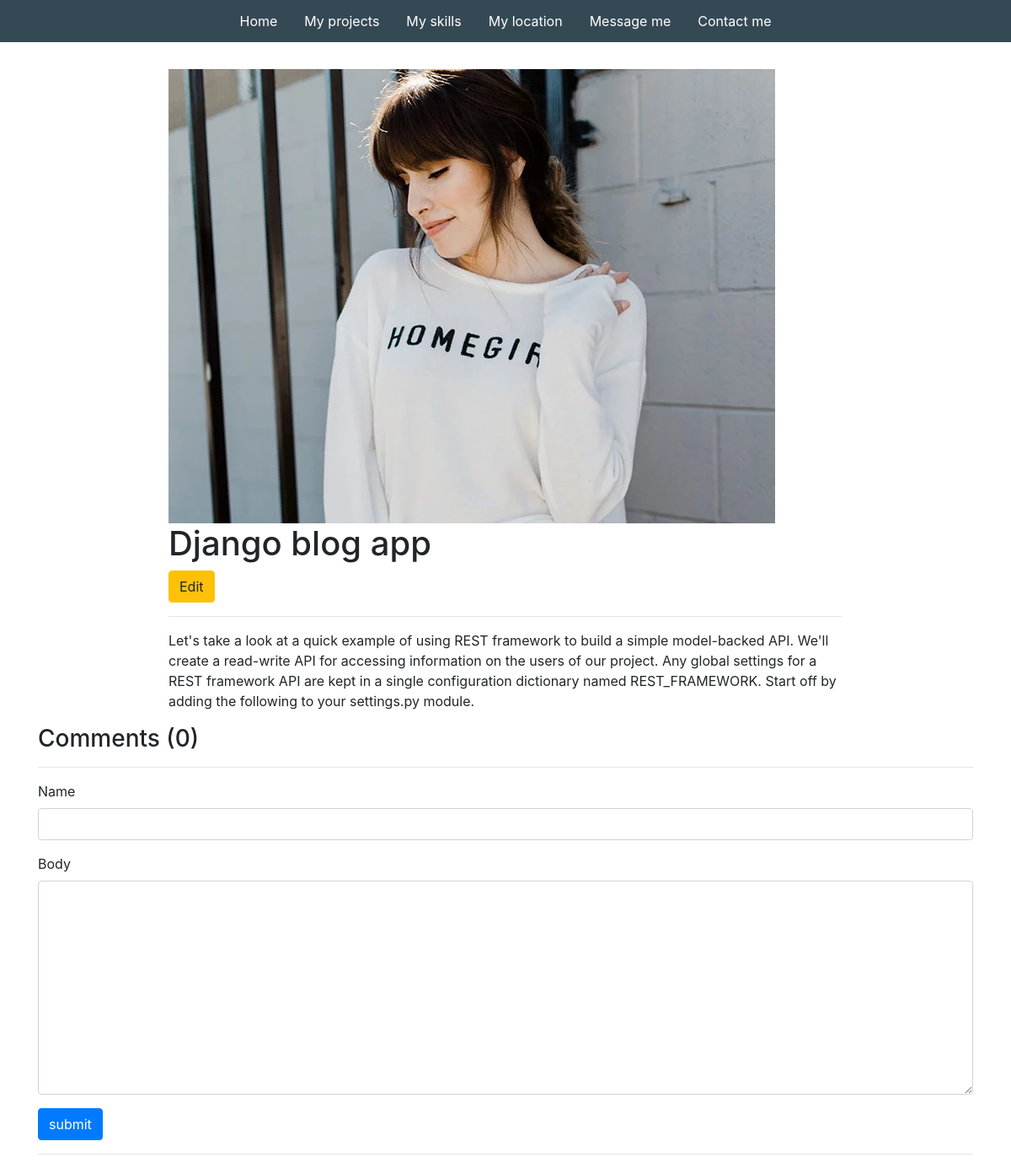
Before: /project/365f2a849c6045568551c7e9a221fd41/ with the older database file.
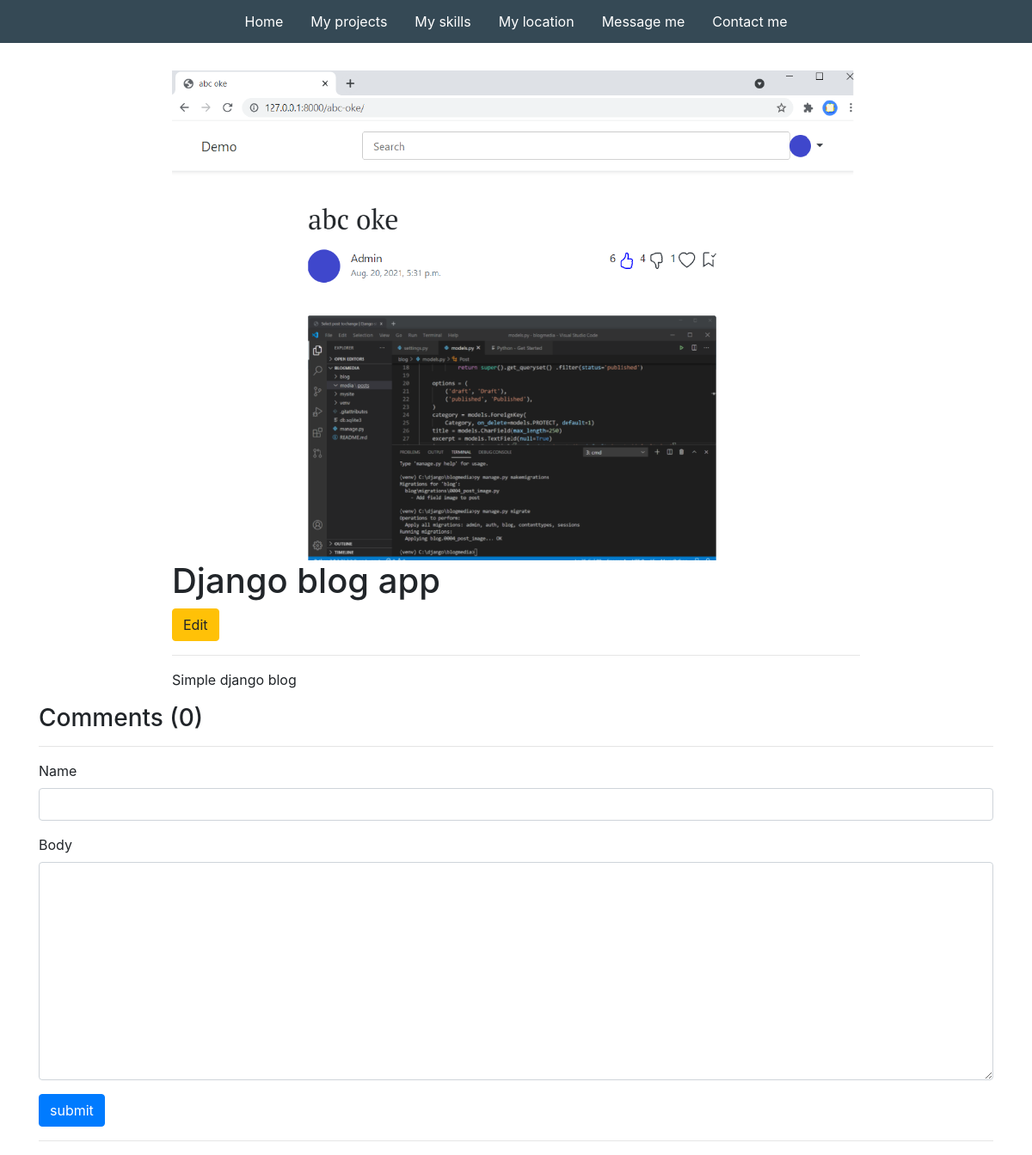
After: the same page with the newer database file.
### base/models.py (models this page shows, shortened)
class Project(models.Model):
    title = models.CharField(max_length=200)
    thumbnail = models.ImageField(null=True)
    body = RichTextUploadingField()
    slug = models.SlugField(null=True, blank=True)
    created = models.DateTimeField(auto_now_add=True)
    id = models.UUIDField(default=uuid.uuid4, unique=True, primary_key=True, editable=False)

### base/views.py (the view, shortened to what this page needs)
# urls.py: path('project/<str:pk>/', views.projectPage, name="project"),
def projectPage(request, pk):
    project = Project.objects.get(id=pk)
    count = project.comment_set.count()
    comments = project.comment_set.all().order_by('-created')
    context = {'project': project, 'count': count, 'comments': comments}
    form = CommentForm()
    context = {'project': project, 'count': count, 'comments': comments, 'form': form}
    return render(request, 'base/project.html', context)

### base/forms.py
class CommentForm(ModelForm):
    class Meta:
        model = Comment
        fields = '__all__'
        exclude = ['project']
    def __init__(self, *args, **kwargs):
        super(CommentForm, self).__init__(*args, **kwargs)
        self.fields['name'].widget.attrs.update(
            {'class': 'form-control'}
        )
        self.fields['body'].widget.attrs.update(
            {'class': 'form-control', }
        )

### base/templatetags/custom_tags.py (called while the page is built)
@register.simple_tag
def anchor(url_name, section_id):
    return reverse(url_name) + '#' + section_id

### base/templates/base/project.html (shortened to what this page needs)
{% extends "base/main.html" %}
{% load static %}
{% block content %}
<div class="container">
    <div class="project-container">
        <img class="project-image img-fluid" src="{{ project.thumbnail.url }}">
        <h1>{{ project.title }}</h1>
        <a class="btn btn-warning" href="{% url 'base:edit-project' project.id %}">Edit</a>
        <hr>
        <p>{{ project.body|safe }}</p>
    </div>
    <div class="comments-container">
        <h3>Comments ({{ count }})</h3>
        <hr>
        <form method="POST">
            {% for field in form %}
            <div class="mb-3">
                <label for="exampleInputPassword1" class="form-label">{{ field.label }}</label>
                {{ field }}
            </div>
            {% endfor %}
            <input class="btn btn-primary" type="submit" value="submit" >
        </form>
        <hr>
    </div>
</div>
{% endblock content %}

Changed rows visible on the page:
changed Project "Django blog app": thumbnail: a different picture; body "Let's take a look at a quick example of using REST framework to build a simple model-backed API. We'll create a read-write API for accessing information on the users of our project. Any global settings for a REST framework API are kept in a single configuration dictionary named REST_FRAMEWORK. Start off by adding the following to your settings.py module." → "Simple django blog"
